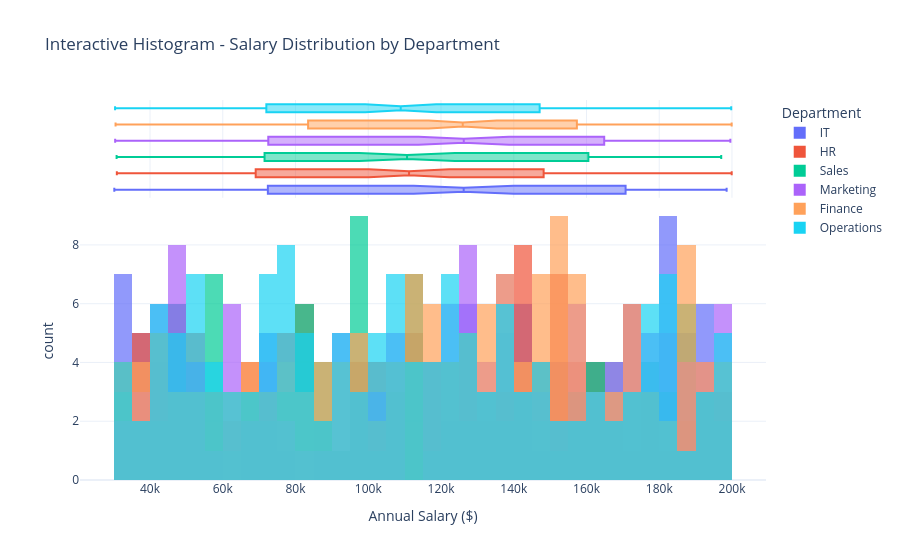

The notebook cell saved with this chart:
### Code cell
plt.figure(figsize=(6,10))
fig = px.histogram(employee_data,
                   x='Salary',
                   nbins=40,                 # Number of bins
                   color='Department',       # Stack by category
                   title='Interactive Histogram - Salary Distribution by Department',
                   labels={'Salary': 'Annual Salary ($)'},
                   marginal='box',           # Add marginal plot: 'box', 'violin', 'rug'
                   opacity=0.7,
                   barmode='overlay',        # Bar mode: 'overlay', 'stack', 'group'
                   template='plotly_white')

fig.show()

### Figure 1 — Plotly figure (JSON) as saved in the notebook; plotly's stock layout.template omitted (floating-point values rounded to 4 significant figures; data arrays with more than 128 entries replaced by an {"elided": "..."} marker saying what was removed)
{"data": [{"bingroup": "x", "hovertemplate": "Department=IT<br>Annual Salary ($)=%{x}<br>count=%{y}<extra></extra>", "legendgroup": "IT", "marker": {"color": "#636efa", "opacity": 0.7, "pattern": {"shape": ""}}, "name": "IT", "nbinsx": 40, "orientation": "v", "showlegend": true, "type": "histogram", "x": [72399, 147095, 173274, 180362, 59381, 42822, 183609, 185958, 117508, 47985, 166960, 150234, 135578, 79665, 129159, 35279, 45817, 190198, 198534, 56093, 193597, 49198, 150295, 51734, 181074, 197564, 138863, 185525, 135481, 173043, 74191, 42685, 113220, 73118, 109946, 54967, 166537, 164016, 74764, 182050, 179667, 126134, 196521, 131110, 54099, 45029, 192883, 115662, 162044, 143204, 132263, 45412, 154135, 142692, 170752, 110225, 87602, 182352, 189636, 126342, 119928, 42803, 120351, 66258, 171234, 112021, 180184, 182392, 155885, 132870, 124138, 139490, 139865, 162192, 106519, 33768, 97986, 105427, 160864, 182395, 174848, 155850, 42460, 32202, 30185, 186287, 152342, 188727, 125117, 179063, 32355, 141151, 68526, 38977, 176142, 33825, 116390, 190624, 194364, 155451, 74785, 39096, 141595, 31287, 193310, 88293, 37213, 56855, 101255, 110539, 112331, 144773, 90693, 104797, 108363, 128115, 181015, 173703, 97008, 31833, 53022, 98096, 47330, 35257, 125654, 142696], "xaxis": "x", "yaxis": "y"}, {"hovertemplate": "Department=IT<br>Annual Salary ($)=%{x}<extra></extra>", "legendgroup": "IT", "marker": {"color": "#636efa"}, "name": "IT", "notched": true, "showlegend": false, "type": "box", "x": [72399, 147095, 173274, 180362, 59381, 42822, 183609, 185958, 117508, 47985, 166960, 150234, 135578, 79665, 129159, 35279, 45817, 190198, 198534, 56093, 193597, 49198, 150295, 51734, 181074, 197564, 138863, 185525, 135481, 173043, 74191, 42685, 113220, 73118, 109946, 54967, 166537, 164016, 74764, 182050, 179667, 126134, 196521, 131110, 54099, 45029, 192883, 115662, 162044, 143204, 132263, 45412, 154135, 142692, 170752, 110225, 87602, 182352, 189636, 126342, 119928, 42803, 120351, 66258, 171234, 112021, 180184, 182392, 155885, 132870, 124138, 139490, 139865, 162192, 106519, 33768, 97986, 105427, 160864, 182395, 174848, 155850, 42460, 32202, 30185, 186287, 152342, 188727, 125117, 179063, 32355, 141151, 68526, 38977, 176142, 33825, 116390, 190624, 194364, 155451, 74785, 39096, 141595, 31287, 193310, 88293, 37213, 56855, 101255, 110539, 112331, 144773, 90693, 104797, 108363, 128115, 181015, 173703, 97008, 31833, 53022, 98096, 47330, 35257, 125654, 142696], "xaxis": "x2", "yaxis": "y2"}, {"bingroup": "x", "hovertemplate": "Department=HR<br>Annual Salary ($)=%{x}<br>count=%{y}<extra></extra>", "legendgroup": "HR", "marker": {"color": "#EF553B", "opacity": 0.7, "pattern": {"shape": ""}}, "name": "HR", "nbinsx": 40, "orientation": "v", "showlegend": true, "type": "histogram", "x": [78330, 70832, 118672, 42578, 167493, 148179, 143271, 157728, 141201, 86764, 157171, 80790, 39850, 136759, 169490, 153152, 143507, 143408, 170484, 74067, 106433, 163864, 127753, 39133, 158357, 68655, 90784, 152547, 41399, 134365, 34487, 42018, 154939, 131541, 118232, 85214, 95206, 95671, 50497, 101192, 48706, 51094, 140380, 191355, 162047, 46265, 150611, 141686, 197798, 121368, 47423, 148222, 118590, 191549, 186778, 145042, 178044, 175120, 112273, 128737, 126537, 57182, 75909, 126777, 53390, 82330, 158574, 144067, 199924, 84457, 123391, 80400, 138877, 41338, 50080, 40019, 148411, 127816, 111238, 151992, 59144, 68599, 55412, 191071, 38002, 139023, 32080, 45628, 54718, 106820, 111234, 109570, 81425, 140363, 181479, 48088, 95377, 69056, 69685, 104072, 175872, 75161, 196078, 35239, 185608, 111204, 151739, 31046, 80044, 120218, 115000, 97982, 164418, 75039, 110260, 150773, 72464, 61516, 120060, 35560, 100408, 75200, 100639, 64956, 30881, 162919], "xaxis": "x", "yaxis": "y"}, {"hovertemplate": "Department=HR<br>Annual Salary ($)=%{x}<extra></extra>", "legendgroup": "HR", "marker": {"color": "#EF553B"}, "name": "HR", "notched": true, "showlegend": false, "type": "box", "x": [78330, 70832, 118672, 42578, 167493, 148179, 143271, 157728, 141201, 86764, 157171, 80790, 39850, 136759, 169490, 153152, 143507, 143408, 170484, 74067, 106433, 163864, 127753, 39133, 158357, 68655, 90784, 152547, 41399, 134365, 34487, 42018, 154939, 131541, 118232, 85214, 95206, 95671, 50497, 101192, 48706, 51094, 140380, 191355, 162047, 46265, 150611, 141686, 197798, 121368, 47423, 148222, 118590, 191549, 186778, 145042, 178044, 175120, 112273, 128737, 126537, 57182, 75909, 126777, 53390, 82330, 158574, 144067, 199924, 84457, 123391, 80400, 138877, 41338, 50080, 40019, 148411, 127816, 111238, 151992, 59144, 68599, 55412, 191071, 38002, 139023, 32080, 45628, 54718, 106820, 111234, 109570, 81425, 140363, 181479, 48088, 95377, 69056, 69685, 104072, 175872, 75161, 196078, 35239, 185608, 111204, 151739, 31046, 80044, 120218, 115000, 97982, 164418, 75039, 110260, 150773, 72464, 61516, 120060, 35560, 100408, 75200, 100639, 64956, 30881, 162919], "xaxis": "x2", "yaxis": "y2"}, {"bingroup": "x", "hovertemplate": "Department=Sales<br>Annual Salary ($)=%{x}<br>count=%{y}<extra></extra>", "legendgroup": "Sales", "marker": {"color": "#00cc96", "opacity": 0.7, "pattern": {"shape": ""}}, "name": "Sales", "nbinsx": 40, "orientation": "v", "showlegend": true, "type": "histogram", "x": [164918, 173431, 98056, 181170, 65885, 186571, 185663, 67077, 57281, 52766, 163866, 193396, 113017, 132716, 48722, 144673, 56691, 103728, 96553, 167696, 110667, 141030, 196680, 112951, 97394, 105324, 197044, 46959, 128329, 131345, 58725, 31236, 168822, 84288, 78709, 112418, 75420, 137596, 56447, 109714, 89870, 179711, 137739, 63937, 161195, 47111, 45793, 168890, 93518, 106150, 150019, 81268, 113744, 156170, 96403, 169859, 189501, 82906, 116290, 87557, 96761, 177235, 81599, 123120, 78865, 41675, 49307, 181321, 121810, 133412, 35193, 171112, 59949, 68787, 193704, 156718, 46868, 185743, 33477, 181881, 124368, 160293, 177078, 159169, 124437, 87402, 146903, 96421, 194704, 98590, 125335, 30814, 185791, 50150, 80368, 87899, 96097, 178616, 144759, 99484, 53902, 146853, 39223, 185761, 71514, 81188, 71430, 55247, 170707, 113682, 58394, 114097, 41780], "xaxis": "x", "yaxis": "y"}, {"hovertemplate": "Department=Sales<br>Annual Salary ($)=%{x}<extra></extra>", "legendgroup": "Sales", "marker": {"color": "#00cc96"}, "name": "Sales", "notched": true, "showlegend": false, "type": "box", "x": [164918, 173431, 98056, 181170, 65885, 186571, 185663, 67077, 57281, 52766, 163866, 193396, 113017, 132716, 48722, 144673, 56691, 103728, 96553, 167696, 110667, 141030, 196680, 112951, 97394, 105324, 197044, 46959, 128329, 131345, 58725, 31236, 168822, 84288, 78709, 112418, 75420, 137596, 56447, 109714, 89870, 179711, 137739, 63937, 161195, 47111, 45793, 168890, 93518, 106150, 150019, 81268, 113744, 156170, 96403, 169859, 189501, 82906, 116290, 87557, 96761, 177235, 81599, 123120, 78865, 41675, 49307, 181321, 121810, 133412, 35193, 171112, 59949, 68787, 193704, 156718, 46868, 185743, 33477, 181881, 124368, 160293, 177078, 159169, 124437, 87402, 146903, 96421, 194704, 98590, 125335, 30814, 185791, 50150, 80368, 87899, 96097, 178616, 144759, 99484, 53902, 146853, 39223, 185761, 71514, 81188, 71430, 55247, 170707, 113682, 58394, 114097, 41780], "xaxis": "x2", "yaxis": "y2"}, {"bingroup": "x", "hovertemplate": "Department=Marketing<br>Annual Salary ($)=%{x}<br>count=%{y}<extra></extra>", "legendgroup": "Marketing", "marker": {"color": "#ab63fa", "opacity": 0.7, "pattern": {"shape": ""}}, "name": "Marketing", "nbinsx": 40, "orientation": "v", "showlegend": true, "type": "histogram", "x": {"elided": "136 int values"}, "xaxis": "x", "yaxis": "y"}, {"hovertemplate": "Department=Marketing<br>Annual Salary ($)=%{x}<extra></extra>", "legendgroup": "Marketing", "marker": {"color": "#ab63fa"}, "name": "Marketing", "notched": true, "showlegend": false, "type": "box", "x": {"elided": "136 int values"}, "xaxis": "x2", "yaxis": "y2"}, {"bingroup": "x", "hovertemplate": "Department=Finance<br>Annual Salary ($)=%{x}<br>count=%{y}<extra></extra>", "legendgroup": "Finance", "marker": {"color": "#FFA15A", "opacity": 0.7, "pattern": {"shape": ""}}, "name": "Finance", "nbinsx": 40, "orientation": "v", "showlegend": true, "type": "histogram", "x": {"elided": "153 int values"}, "xaxis": "x", "yaxis": "y"}, {"hovertemplate": "Department=Finance<br>Annual Salary ($)=%{x}<extra></extra>", "legendgroup": "Finance", "marker": {"color": "#FFA15A"}, "name": "Finance", "notched": true, "showlegend": false, "type": "box", "x": {"elided": "153 int values"}, "xaxis": "x2", "yaxis": "y2"}, {"bingroup": "x", "hovertemplate": "Department=Operations<br>Annual Salary ($)=%{x}<br>count=%{y}<extra></extra>", "legendgroup": "Operations", "marker": {"color": "#19d3f3", "opacity": 0.7, "pattern": {"shape": ""}}, "name": "Operations", "nbinsx": 40, "orientation": "v", "showlegend": true, "type": "histogram", "x": {"elided": "146 int values"}, "xaxis": "x", "yaxis": "y"}, {"hovertemplate": "Department=Operations<br>Annual Salary ($)=%{x}<extra></extra>", "legendgroup": "Operations", "marker": {"color": "#19d3f3"}, "name": "Operations", "notched": true, "showlegend": false, "type": "box", "x": {"elided": "146 int values"}, "xaxis": "x2", "yaxis": "y2"}], "layout": {"autosize": true, "barmode": "overlay", "legend": {"title": {"text": "Department"}, "tracegroupgap": 0}, "title": {"text": "Interactive Histogram - Salary Distribution by Department"}, "xaxis": {"anchor": "y", "autorange": true, "domain": [0, 1], "range": [20760.0, 209400.0], "title": {"text": "Annual Salary ($)"}, "type": "linear"}, "xaxis2": {"anchor": "y2", "autorange": true, "domain": [0, 1], "matches": "x", "range": [20760.0, 209400.0], "showgrid": true, "showticklabels": false, "type": "linear"}, "yaxis": {"anchor": "x", "autorange": true, "domain": [0, 0.7326], "range": [0, 9.474], "title": {"text": "count"}}, "yaxis2": {"anchor": "x2", "autorange": true, "domain": [0.7426, 1], "matches": "y2", "range": [-0.5, 5.5], "showgrid": false, "showline": false, "showticklabels": false, "ticks": "", "type": "category"}}}
